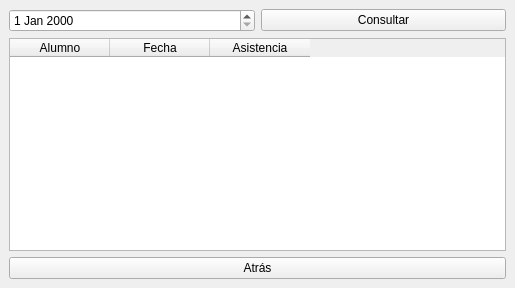
<?xml version="1.0" encoding="UTF-8"?>
<ui version="4.0">
 <class>ControlAsistencia</class>
 <widget class="QMainWindow" name="ControlAsistencia">
  <property name="geometry">
   <rect>
    <x>0</x>
    <y>0</y>
    <width>515</width>
    <height>288</height>
   </rect>
  </property>
  <property name="windowTitle">
   <string>MainWindow</string>
  </property>
  <widget class="QWidget" name="centralwidget">
   <layout class="QVBoxLayout" name="verticalLayout">
    <item>
     <layout class="QHBoxLayout" name="horizontalLayout">
      <item>
       <widget class="QDateEdit" name="dateEditFecha"/>
      </item>
      <item>
       <widget class="QPushButton" name="pushButtonConsultar">
        <property name="text">
         <string>Consultar</string>
        </property>
       </widget>
      </item>
     </layout>
    </item>
    <item>
     <widget class="QTableWidget" name="tableWidgetAsistencia">
      <column>
       <property name="text">
        <string>Alumno</string>
       </property>
      </column>
      <column>
       <property name="text">
        <string>Fecha</string>
       </property>
      </column>
      <column>
       <property name="text">
        <string>Asistencia</string>
       </property>
      </column>
     </widget>
    </item>
    <item>
     <widget class="QPushButton" name="pushButtonAtras">
      <property name="text">
       <string>Atrás</string>
      </property>
     </widget>
    </item>
   </layout>
  </widget>
 </widget>
 <resources/>
 <connections/>
</ui>
